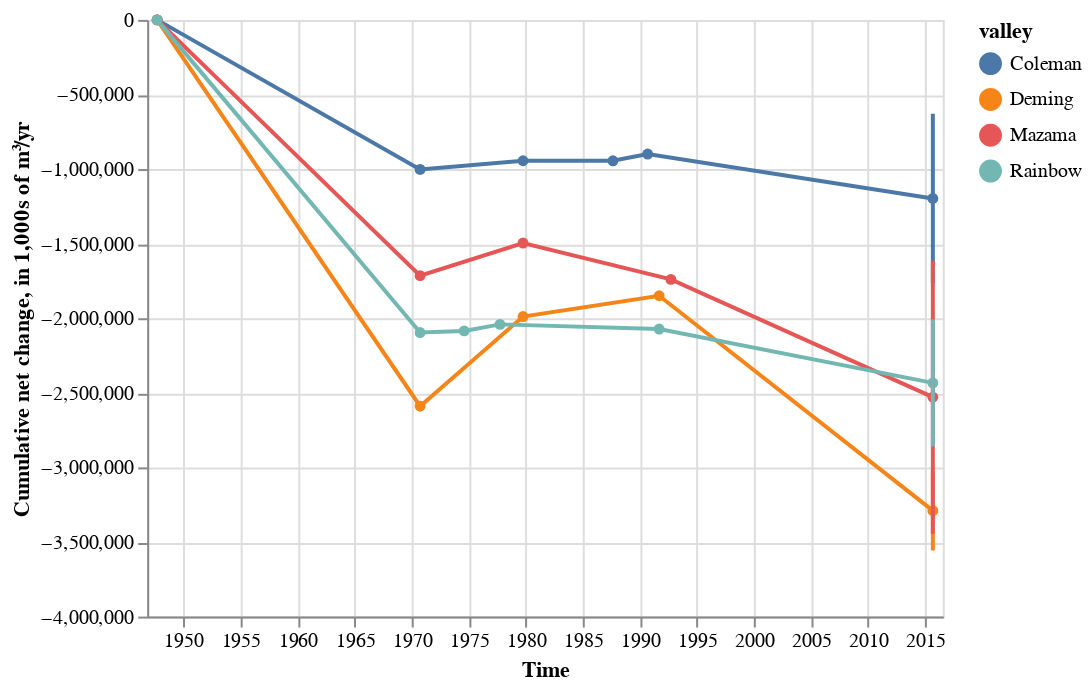

The code cell stored with this chart in its notebook:
### Markdown cell above
# Cumulative net erosion plots

### Code cell
cum_plot = alt.Chart().mark_line(point=True).encode(
    alt.X('end_time:T', title='Time'),
    alt.Y('cumulative volume:Q'),
    alt.Color("valley:N")
)

error_bars = alt.Chart().mark_bar(
    width=2
).encode(
    alt.X("end_time:T"),
    alt.Y("Lower CI", title="Cumulative net change, in 1,000s of m³/yr",),
    alt.Y2("Upper CI"),
    alt.Color("valley:N")
)

alt.layer(
    cum_plot,
    error_bars,
    data=cum_df.drop(columns='index')
).properties(
    # height=100
)

### Figure 1 — Vega-Lite specification as saved in the notebook (floating-point values rounded to 4 significant figures)
{"config": {"view": {"continuousWidth": 400, "continuousHeight": 300}}, "layer": [{"mark": {"type": "line", "point": true}, "encoding": {"color": {"field": "valley", "type": "nominal"}, "x": {"field": "end_time", "title": "Time", "type": "temporal"}, "y": {"field": "cumulative volume", "type": "quantitative"}}}, {"mark": {"type": "bar", "width": 2}, "encoding": {"color": {"field": "valley", "type": "nominal"}, "x": {"field": "end_time", "type": "temporal"}, "y": {"field": "Lower CI", "title": "Cumulative net change, in 1,000s of m³/yr", "type": "quantitative"}, "y2": {"field": "Upper CI"}}}], "data": {"name": "data-452c502837d965835cd870191e933c1b"}, "$schema": "https://vega.github.io/schema/vega-lite/v4.17.0.json", "datasets": {"data-452c502837d965835cd870191e933c1b": [{"dh": -3.563, "area": 281400.0, "volume": -1003000.0, "n_pixels": 70350.0, "volumetric_uncertainty": 290200.0, "start_time": "1947-09-14T00:00:00", "end_time": "1970-09-29T00:00:00", "time_difference_years": 23.0, "Annual Mass Wasted": -43590.0, "Upper CI": 0.0, "Lower CI": 0.0, "Average Date": "1959-03-23T00:00:00", "cumulative volume": -1003000.0, "valley": "Coleman", "bounding": false}, {"dh": 0.2621, "area": 221900.0, "volume": 58150.0, "n_pixels": 55460.0, "volumetric_uncertainty": 147700.0, "start_time": "1970-09-29T00:00:00", "end_time": "1979-10-06T00:00:00", "time_difference_years": 9.0, "Annual Mass Wasted": 6462.0, "Upper CI": 0.0, "Lower CI": 0.0, "Average Date": "1975-04-03T00:00:00", "cumulative volume": -944400.0, "valley": "Coleman", "bounding": false}, {"dh": -0.0006244, "area": 214200.0, "volume": -133.8, "n_pixels": 53550.0, "volumetric_uncertainty": 221300.0, "start_time": "1979-10-06T00:00:00", "end_time": "1987-08-21T00:00:00", "time_difference_years": 8.0, "Annual Mass Wasted": -16.72, "Upper CI": 0.0, "Lower CI": 0.0, "Average Date": "1983-09-13T00:00:00", "cumulative volume": -944500.0, "valley": "Coleman", "bounding": false}, {"dh": 0.1689, "area": 268300.0, "volume": 45310.0, "n_pixels": 67080.0, "volumetric_uncertainty": 401500.0, "start_time": "1987-08-21T00:00:00", "end_time": "1990-09-05T00:00:00", "time_difference_years": 3.0, "Annual Mass Wasted": 15100.0, "Upper CI": 0.0, "Lower CI": 0.0, "Average Date": "1989-02-27T00:00:00", "cumulative volume": -899200.0, "valley": "Coleman", "bounding": false}, {"dh": -0.9082, "area": 327800.0, "volume": -297700.0, "n_pixels": 81940.0, "volumetric_uncertainty": 76530.0, "start_time": "1990-09-05T00:00:00", "end_time": "2015-09-01T00:00:00", "time_difference_years": 25.0, "Annual Mass Wasted": -11910.0, "Upper CI": -629400.0, "Lower CI": -1764000.0, "Average Date": "2003-03-05T00:00:00", "cumulative volume": -1197000.0, "valley": "Coleman", "bounding": false}, {"dh": null, "area": null, "volume": null, "n_pixels": null, "volumetric_uncertainty": 0.0, "start_time": "", "end_time": "1947-09-14T00:00:00", "time_difference_years": null, "Annual Mass Wasted": null, "Upper CI": null, "Lower CI": null, "Average Date": "", "cumulative volume": 0.0, "valley": "Coleman", "bounding": false}, {"dh": -6.778, "area": 382100.0, "volume": -2590000.0, "n_pixels": 95510.0, "volumetric_uncertainty": 171000.0, "start_time": "1947-09-14T00:00:00", "end_time": "1970-09-29T00:00:00", "time_difference_years": 23.0, "Annual Mass Wasted": -112600.0, "Upper CI": 0.0, "Lower CI": 0.0, "Average Date": "1959-03-23T00:00:00", "cumulative volume": -2590000.0, "valley": "Deming", "bounding": false}, {"dh": 1.734, "area": 346600.0, "volume": 601000.0, "n_pixels": 86650.0, "volumetric_uncertainty": 188300.0, "start_time": "1970-09-29T00:00:00", "end_time": "1979-10-06T00:00:00", "time_difference_years": 9.0, "Annual Mass Wasted": 66780.0, "Upper CI": 0.0, "Lower CI": 0.0, "Average Date": "1975-04-03T00:00:00", "cumulative volume": -1989000.0, "valley": "Deming", "bounding": false}, {"dh": 0.395, "area": 352900.0, "volume": 139400.0, "n_pixels": 88220.0, "volumetric_uncertainty": 14030.0, "start_time": "1979-10-06T00:00:00", "end_time": "1991-09-09T00:00:00", "time_difference_years": 12.0, "Annual Mass Wasted": 11620.0, "Upper CI": 0.0, "Lower CI": 0.0, "Average Date": "1985-09-22T00:00:00", "cumulative volume": -1849000.0, "valley": "Deming", "bounding": false}, {"dh": -3.33, "area": 432800.0, "volume": -1441000.0, "n_pixels": 108200.0, "volumetric_uncertainty": 78510.0, "start_time": "1991-09-09T00:00:00", "end_time": "2015-09-01T00:00:00", "time_difference_years": 24.0, "Annual Mass Wasted": -60040.0, "Upper CI": -3023000.0, "Lower CI": -3557000.0, "Average Date": "2003-09-05T00:00:00", "cumulative volume": -3290000.0, "valley": "Deming", "bounding": false}, {"dh": null, "area": null, "volume": null, "n_pixels": null, "volumetric_uncertainty": 0.0, "start_time": "", "end_time": "1947-09-14T00:00:00", "time_difference_years": null, "Annual Mass Wasted": null, "Upper CI": null, "Lower CI": null, "Average Date": "", "cumulative volume": 0.0, "valley": "Deming", "bounding": false}, {"dh": -2.227, "area": 769800.0, "volume": -1715000.0, "n_pixels": 192400.0, "volumetric_uncertainty": 864100.0, "start_time": "1947-09-14T00:00:00", "end_time": "1970-09-29T00:00:00", "time_difference_years": 23.0, "Annual Mass Wasted": -74550.0, "Upper CI": 0.0, "Lower CI": 0.0, "Average Date": "1959-03-23T00:00:00", "cumulative volume": -1715000.0, "valley": "Mazama", "bounding": false}, {"dh": 0.2789, "area": 784600.0, "volume": 218800.0, "n_pixels": 196200.0, "volumetric_uncertainty": 72920.0, "start_time": "1970-09-29T00:00:00", "end_time": "1979-10-06T00:00:00", "time_difference_years": 9.0, "Annual Mass Wasted": 24310.0, "Upper CI": 0.0, "Lower CI": 0.0, "Average Date": "1975-04-03T00:00:00", "cumulative volume": -1496000.0, "valley": "Mazama", "bounding": false}, {"dh": -0.3088, "area": 789000.0, "volume": -243700.0, "n_pixels": 197300.0, "volumetric_uncertainty": 253400.0, "start_time": "1979-10-06T00:00:00", "end_time": "1992-09-18T00:00:00", "time_difference_years": 13.0, "Annual Mass Wasted": -18740.0, "Upper CI": 0.0, "Lower CI": 0.0, "Average Date": "1986-03-29T00:00:00", "cumulative volume": -1739000.0, "valley": "Mazama", "bounding": false}, {"dh": -0.9719, "area": 812400.0, "volume": -789600.0, "n_pixels": 203100.0, "volumetric_uncertainty": 144600.0, "start_time": "1992-09-18T00:00:00", "end_time": "2015-09-01T00:00:00", "time_difference_years": 23.0, "Annual Mass Wasted": -34330.0, "Upper CI": -1614000.0, "Lower CI": -3444000.0, "Average Date": "2004-03-11T00:00:00", "cumulative volume": -2529000.0, "valley": "Mazama", "bounding": false}, {"dh": null, "area": null, "volume": null, "n_pixels": null, "volumetric_uncertainty": 0.0, "start_time": "", "end_time": "1947-09-14T00:00:00", "time_difference_years": null, "Annual Mass Wasted": null, "Upper CI": null, "Lower CI": null, "Average Date": "", "cumulative volume": 0.0, "valley": "Mazama", "bounding": false}, {"dh": -3.115, "area": 672900.0, "volume": -2096000.0, "n_pixels": 168200.0, "volumetric_uncertainty": 383000.0, "start_time": "1947-09-14T00:00:00", "end_time": "1970-09-29T00:00:00", "time_difference_years": 23.0, "Annual Mass Wasted": -91120.0, "Upper CI": 0.0, "Lower CI": 0.0, "Average Date": "1959-03-23T00:00:00", "cumulative volume": -2096000.0, "valley": "Rainbow", "bounding": false}, {"dh": 0.0207, "area": 523000.0, "volume": 10830.0, "n_pixels": 130800.0, "volumetric_uncertainty": 170200.0, "start_time": "1970-09-29T00:00:00", "end_time": "1974-08-10T00:00:00", "time_difference_years": 4.0, "Annual Mass Wasted": 2706.0, "Upper CI": 0.0, "Lower CI": 0.0, "Average Date": "1972-09-04T00:00:00", "cumulative volume": -2085000.0, "valley": "Rainbow", "bounding": false}, {"dh": 0.08732, "area": 502100.0, "volume": 43840.0, "n_pixels": 125500.0, "volumetric_uncertainty": 53860.0, "start_time": "1974-08-10T00:00:00", "end_time": "1977-09-27T00:00:00", "time_difference_years": 3.0, "Annual Mass Wasted": 14610.0, "Upper CI": 0.0, "Lower CI": 0.0, "Average Date": "1976-03-04T00:00:00", "cumulative volume": -2041000.0, "valley": "Rainbow", "bounding": false}, {"dh": -0.05474, "area": 568900.0, "volume": -31140.0, "n_pixels": 142200.0, "volumetric_uncertainty": 35900.0, "start_time": "1977-09-27T00:00:00", "end_time": "1991-09-09T00:00:00", "time_difference_years": 14.0, "Annual Mass Wasted": -2225.0, "Upper CI": 0.0, "Lower CI": 0.0, "Average Date": "1984-09-18T00:00:00", "cumulative volume": -2072000.0, "valley": "Rainbow", "bounding": false}, {"dh": -0.559, "area": 645600.0, "volume": -360900.0, "n_pixels": 161400.0, "volumetric_uncertainty": 42970.0, "start_time": "1991-09-09T00:00:00", "end_time": "2015-09-01T00:00:00", "time_difference_years": 24.0, "Annual Mass Wasted": -15040.0, "Upper CI": -2007000.0, "Lower CI": -2859000.0, "Average Date": "2003-09-05T00:00:00", "cumulative volume": -2433000.0, "valley": "Rainbow", "bounding": false}, {"dh": null, "area": null, "volume": null, "n_pixels": null, "volumetric_uncertainty": 0.0, "start_time": "", "end_time": "1947-09-14T00:00:00", "time_difference_years": null, "Annual Mass Wasted": null, "Upper CI": null, "Lower CI": null, "Average Date": "", "cumulative volume": 0.0, "valley": "Rainbow", "bounding": false}]}}
